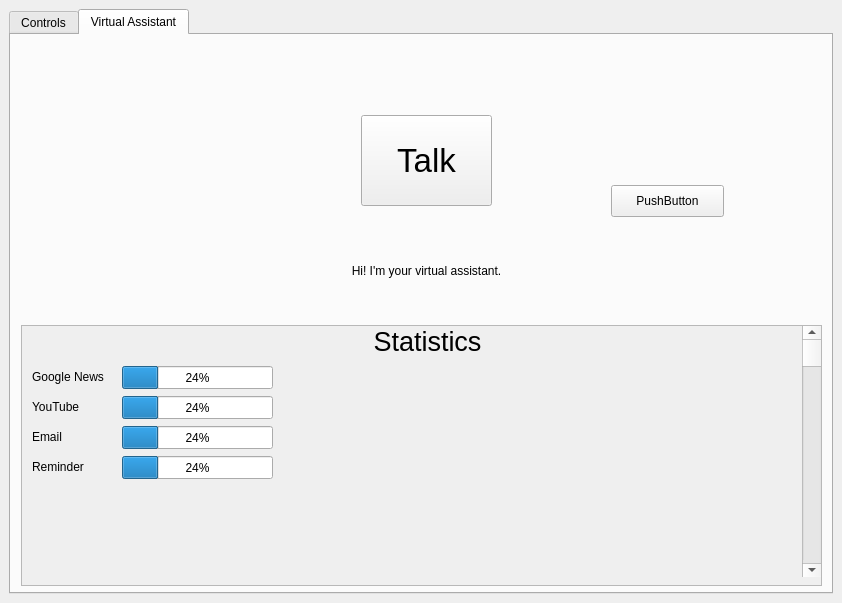
<?xml version="1.0" encoding="UTF-8"?>
<ui version="4.0">
 <class>MainWindow</class>
 <widget class="QMainWindow" name="MainWindow">
  <property name="geometry">
   <rect>
    <x>0</x>
    <y>0</y>
    <width>842</width>
    <height>603</height>
   </rect>
  </property>
  <property name="windowTitle">
   <string>MainWindow</string>
  </property>
  <widget class="QWidget" name="centralwidget">
   <property name="minimumSize">
    <size>
     <width>842</width>
     <height>603</height>
    </size>
   </property>
   <property name="autoFillBackground">
    <bool>false</bool>
   </property>
   <layout class="QGridLayout" name="gridLayout">
    <item row="0" column="0">
     <widget class="QTabWidget" name="tabWidget">
      <property name="currentIndex">
       <number>1</number>
      </property>
      <widget class="QWidget" name="TabControls">
       <attribute name="title">
        <string>Controls</string>
       </attribute>
       <widget class="QPushButton" name="pushButton_2">
        <property name="geometry">
         <rect>
          <x>240</x>
          <y>230</y>
          <width>75</width>
          <height>23</height>
         </rect>
        </property>
        <property name="text">
         <string>PushButton</string>
        </property>
       </widget>
      </widget>
      <widget class="QWidget" name="TabVA">
       <attribute name="title">
        <string>Virtual Assistant</string>
       </attribute>
       <widget class="QPushButton" name="TalkButton">
        <property name="geometry">
         <rect>
          <x>350</x>
          <y>80</y>
          <width>131</width>
          <height>91</height>
         </rect>
        </property>
        <property name="font">
         <font>
          <pointsize>25</pointsize>
         </font>
        </property>
        <property name="text">
         <string>Talk</string>
        </property>
       </widget>
       <widget class="QLabel" name="VoiceLabel">
        <property name="geometry">
         <rect>
          <x>0</x>
          <y>180</y>
          <width>831</width>
          <height>111</height>
         </rect>
        </property>
        <property name="text">
         <string>Hi! I'm your virtual assistant.</string>
        </property>
        <property name="textFormat">
         <enum>Qt::AutoText</enum>
        </property>
        <property name="alignment">
         <set>Qt::AlignCenter</set>
        </property>
        <property name="margin">
         <number>5</number>
        </property>
       </widget>
       <widget class="QScrollArea" name="scrollArea">
        <property name="geometry">
         <rect>
          <x>10</x>
          <y>290</y>
          <width>801</width>
          <height>261</height>
         </rect>
        </property>
        <property name="widgetResizable">
         <bool>true</bool>
        </property>
        <widget class="QWidget" name="scrollAreaWidgetContents">
         <property name="geometry">
          <rect>
           <x>0</x>
           <y>0</y>
           <width>799</width>
           <height>259</height>
          </rect>
         </property>
         <widget class="QProgressBar" name="progressBar">
          <property name="geometry">
           <rect>
            <x>100</x>
            <y>40</y>
            <width>151</width>
            <height>23</height>
           </rect>
          </property>
          <property name="value">
           <number>24</number>
          </property>
         </widget>
         <widget class="QLabel" name="label_2">
          <property name="geometry">
           <rect>
            <x>10</x>
            <y>40</y>
            <width>91</width>
            <height>21</height>
           </rect>
          </property>
          <property name="text">
           <string>Google News</string>
          </property>
         </widget>
         <widget class="QLabel" name="label_3">
          <property name="geometry">
           <rect>
            <x>10</x>
            <y>70</y>
            <width>71</width>
            <height>21</height>
           </rect>
          </property>
          <property name="text">
           <string>YouTube</string>
          </property>
         </widget>
         <widget class="QLabel" name="label_5">
          <property name="geometry">
           <rect>
            <x>10</x>
            <y>100</y>
            <width>71</width>
            <height>21</height>
           </rect>
          </property>
          <property name="text">
           <string>Email</string>
          </property>
         </widget>
         <widget class="QLabel" name="label_6">
          <property name="geometry">
           <rect>
            <x>10</x>
            <y>130</y>
            <width>71</width>
            <height>21</height>
           </rect>
          </property>
          <property name="text">
           <string>Reminder</string>
          </property>
         </widget>
         <widget class="QProgressBar" name="progressBar_2">
          <property name="geometry">
           <rect>
            <x>100</x>
            <y>70</y>
            <width>151</width>
            <height>23</height>
           </rect>
          </property>
          <property name="value">
           <number>24</number>
          </property>
         </widget>
         <widget class="QProgressBar" name="progressBar_3">
          <property name="geometry">
           <rect>
            <x>100</x>
            <y>100</y>
            <width>151</width>
            <height>23</height>
           </rect>
          </property>
          <property name="value">
           <number>24</number>
          </property>
         </widget>
         <widget class="QProgressBar" name="progressBar_5">
          <property name="geometry">
           <rect>
            <x>100</x>
            <y>130</y>
            <width>151</width>
            <height>23</height>
           </rect>
          </property>
          <property name="value">
           <number>24</number>
          </property>
         </widget>
         <widget class="QLabel" name="label_4">
          <property name="geometry">
           <rect>
            <x>0</x>
            <y>0</y>
            <width>811</width>
            <height>31</height>
           </rect>
          </property>
          <property name="font">
           <font>
            <pointsize>20</pointsize>
           </font>
          </property>
          <property name="text">
           <string>Statistics</string>
          </property>
          <property name="alignment">
           <set>Qt::AlignCenter</set>
          </property>
         </widget>
         <widget class="QScrollBar" name="verticalScrollBar">
          <property name="geometry">
           <rect>
            <x>780</x>
            <y>0</y>
            <width>20</width>
            <height>251</height>
           </rect>
          </property>
          <property name="tracking">
           <bool>true</bool>
          </property>
          <property name="orientation">
           <enum>Qt::Vertical</enum>
          </property>
         </widget>
        </widget>
       </widget>
       <widget class="QPushButton" name="pushButton">
        <property name="geometry">
         <rect>
          <x>600</x>
          <y>150</y>
          <width>113</width>
          <height>32</height>
         </rect>
        </property>
        <property name="text">
         <string>PushButton</string>
        </property>
       </widget>
      </widget>
     </widget>
    </item>
   </layout>
  </widget>
 </widget>
 <resources/>
 <connections/>
</ui>
